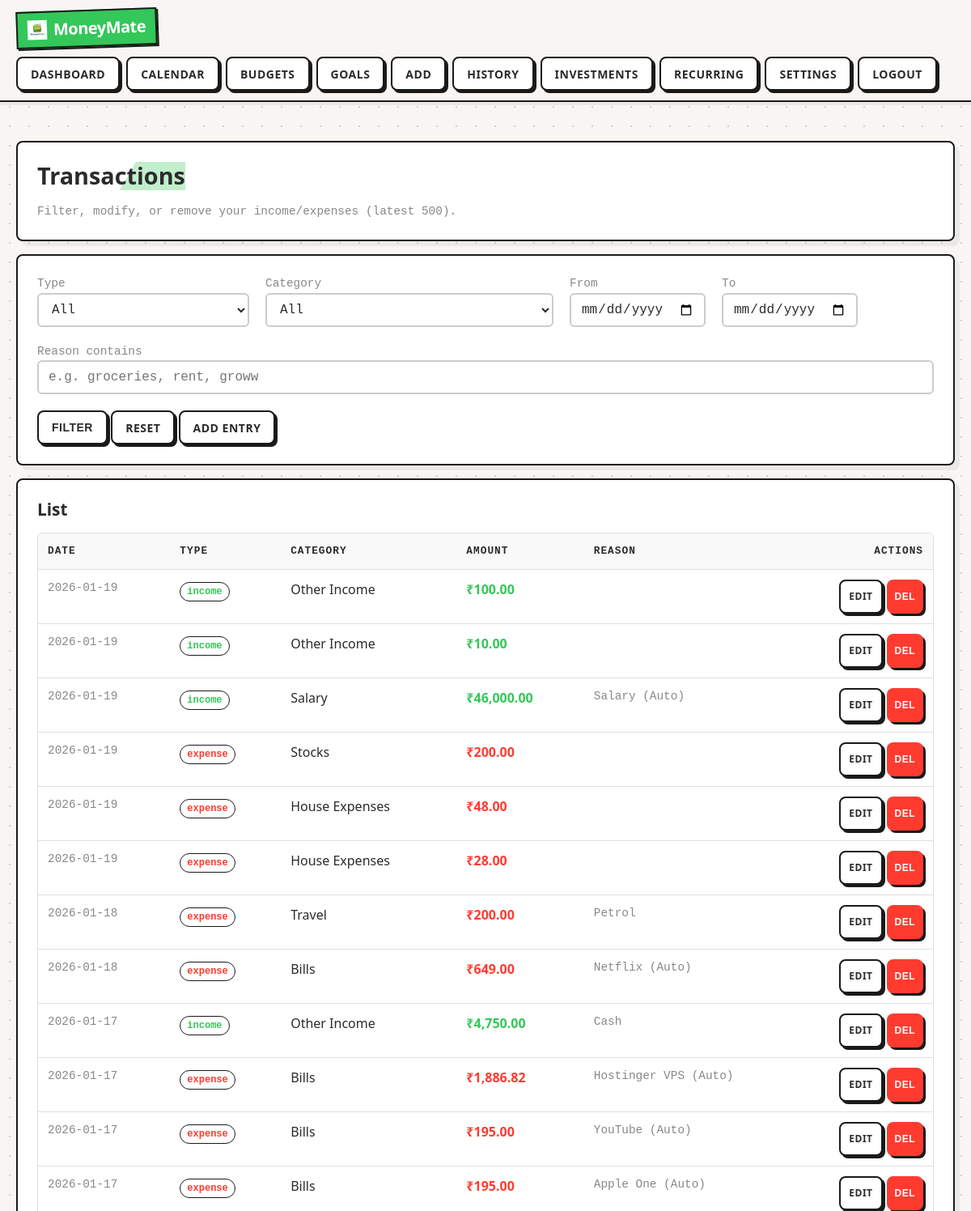
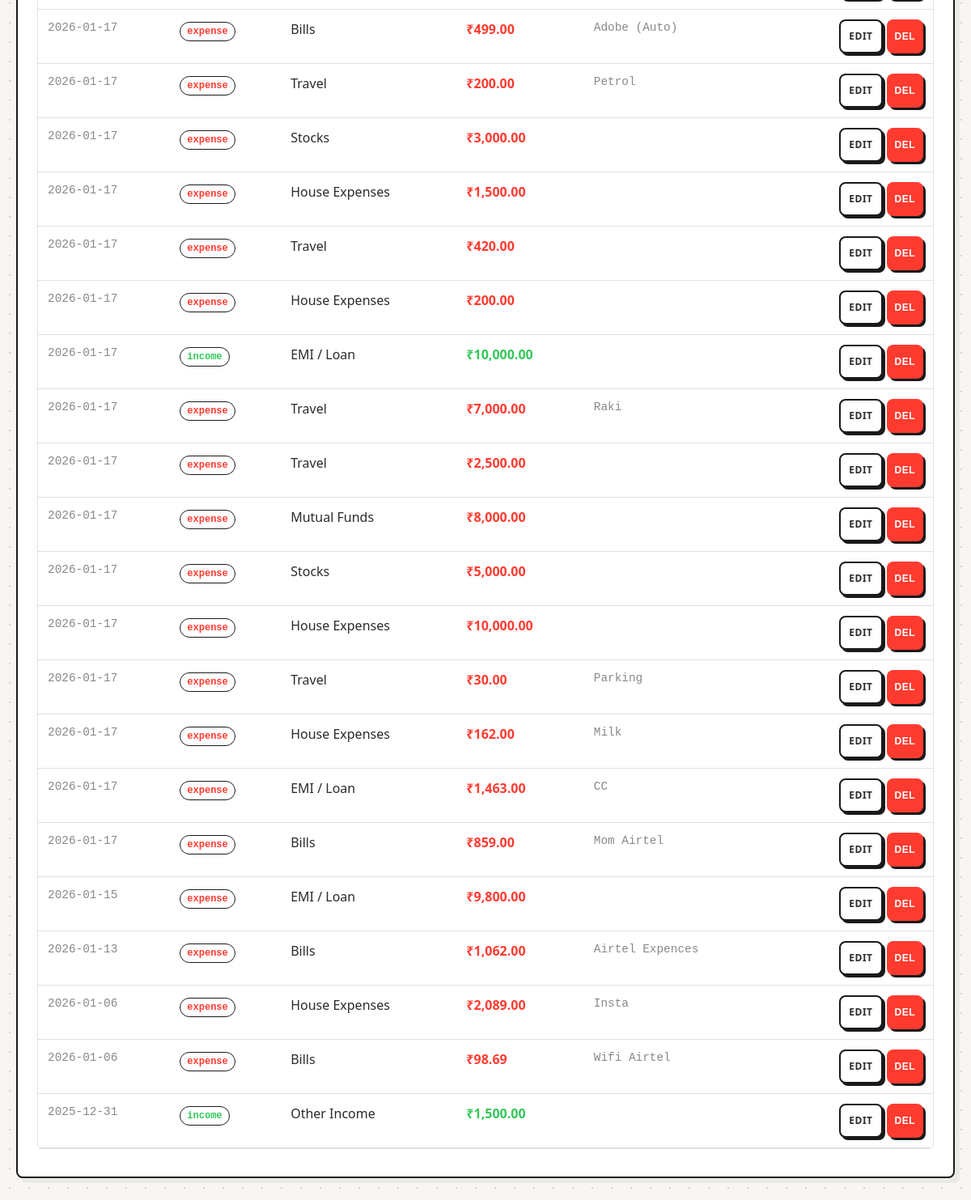
Page /tx_list.php (signed in) on the committed database (2 pictures, top to bottom).
### tables this page shows
CREATE TABLE transactions(
  id INTEGER PRIMARY KEY AUTOINCREMENT,
  user_id INTEGER NOT NULL REFERENCES users(id) ON DELETE CASCADE,
  tx_type TEXT NOT NULL CHECK(tx_type IN ('income','expense')),
  category_id INTEGER NOT NULL REFERENCES categories(id) ON DELETE RESTRICT,
  amount REAL NOT NULL CHECK(amount>=0),
  tx_date TEXT NOT NULL,
  reason TEXT NOT NULL DEFAULT '',
  created_at TEXT NOT NULL DEFAULT (datetime('now'))
);

CREATE TABLE categories(
  id INTEGER PRIMARY KEY AUTOINCREMENT,
  name TEXT NOT NULL UNIQUE,
  kind TEXT NOT NULL CHECK(kind IN ('income','expense','both')) DEFAULT 'expense'
);

### app/auth.php (called while the page is built, shortened)
<?php
function h(string $s): string { return htmlspecialchars($s, ENT_QUOTES, 'UTF-8'); }

### tx_list.php (the view, shortened to what this page needs)
<?php
require_once __DIR__ . '/app/layout.php';
$user = require_login();
$pdo = db();
$from = trim($_GET['from'] ?? '');
$to = trim($_GET['to'] ?? '');
$q = trim($_GET['q'] ?? '');
$where=["t.user_id=?"]; $args=[$user['id']];
$sql="SELECT t.*, c.name as category FROM transactions t JOIN categories c ON c.id=t.category_id
      WHERE ".implode(" AND ",$where)." ORDER BY t.tx_date DESC, t.id DESC LIMIT 500";
$st=$pdo->prepare($sql); $st->execute($args); $rows=$st->fetchAll();
?>
<div class="card">
  <h1>Transactions</h1>
  <div class="muted">Filter, modify, or remove your income/expenses (latest 500).</div>
</div>
<div class="card">
  <form method="get" class="grid">
    <div class="col-3">
      <div class="muted">Type</div>
      <select name="type">
        <option value="">All</option>
      </select>
    </div>
    <div class="col-4">
      <div class="muted">Category</div>
      <select name="cat">
        <option value="0">All</option>
      </select>
    </div>
    <div class="col-2">
      <div class="muted">From</div>
      <input type="date" name="from" value="<?php echo h($from); ?>"/>
    </div>
    <div class="col-2">
      <div class="muted">To</div>
      <input type="date" name="to" value="<?php echo h($to); ?>"/>
    </div>
    <div class="col-12">
      <div class="muted">Reason contains</div>
      <input name="q" value="<?php echo h($q); ?>" placeholder="e.g. groceries, rent, groww"/>
    </div>
    <div class="col-12">
      <button class="btn" type="submit">Filter</button>
      <a class="btn" href="/tx_list.php">Reset</a>
      <a class="btn" href="/tx_add.php">Add Entry</a>
    </div>
  </form>
</div>
<div class="card">
  <h2>List</h2>
  <div class="table-scroll">
      <table>
        <thead>
            <tr>
                <th>Date</th>
                <th>Type</th>
                <th>Category</th>
                <th>Amount</th>
                <th>Reason</th>
                <th style="width:140px; text-align:right;">Actions</th>
            </tr>
        </thead>
        <tbody>
          <?php foreach($rows as $r): ?>
            <tr>
              <td class="muted"><?php echo h($r['tx_date']); ?></td>
              <td><span class="pill <?php echo $r['tx_type']==='income'?'good':'bad'; ?>"><?php echo h($r['tx_type']); ?></span></td>
              <td><?php echo h($r['category']); ?></td>
              <td class="<?php echo $r['tx_type']==='income'?'good':'bad'; ?>">₹<?php echo number_format((float)$r['amount'],2); ?></td>
              <td class="muted"><?php echo h($r['reason']); ?></td>
              <td style="text-align:right;">
                 <div style="display:flex; justify-content:flex-end; gap:5px;">
                     <a href="/tx_add.php?edit=<?php echo $r['id']; ?>" class="btn" style="padding:6px 10px; font-size:12px;">Edit</a>
                     <form method="post" onsubmit="return confirm('Are you sure you want to delete this transaction?');" style="margin:0;">
                        <button type="submit" class="btn bad" style="padding:6px 10px; font-size:12px; background:#ff3b30; color:white; border:none;">Del</button>
                     </form>
                 </div>
              </td>
            </tr>
          <?php endforeach; ?>
        </tbody>
      </table>
  </div>
</div>

### assets/style.css (style rules this page uses)
:root { --bg: #f8f5f2; --card-bg: #ffffff; --text: #2b2b2b; --muted: #888888; --accent: #ff3b30; --accent-green: #34c759; --accent-blue: #007aff; --line-color: #e0e0e0; --border-color: #1a1a1a; --font-body: system-ui, -apple-system, sans-serif; --font-mono: 'Courier New', Courier, monospace; }
* { box-sizing: border-box; }
body { margin: 0; font-family: var(--font-body); background-color: var(--bg); background-image: radial-gradient(#d1d1d1 1px, transparent 1px); background-size: 24px 24px; color: var(--text); line-height: 1.5; padding-bottom: 80px; -webkit-font-smoothing: antialiased; }
a { color: inherit; text-decoration: none; }
.btn { display: inline-flex; align-items: center; justify-content: center; gap: 6px; height: 42px; padding: 0 16px; border: 2px solid var(--border-color); background: white; color: var(--text); font-weight: 700; font-size: 14px; border-radius: 8px; cursor: pointer; box-shadow: 3px 3px 0 var(--border-color); text-transform: uppercase; letter-spacing: 0.5px; transition: transform 0.1s; white-space: nowrap; vertical-align: middle; text-decoration: none; }
.card { background: var(--card-bg); border: 2px solid var(--border-color); border-radius: 8px; padding: 24px; margin: 16px 0; box-shadow: 6px 6px 0 rgba(0,0,0,0.05); }
h1, h2, h3 { margin: 0 0 16px 0; font-weight: 800; line-height: 1.2; }
h1 { font-size: 1.8rem; background: linear-gradient(120deg, transparent 0%, transparent 60%, rgba(52, 199, 89, 0.3) 60%, rgba(52, 199, 89, 0.3) 100%); display: inline-block; }
h2 { font-size: 1.3rem; }
.muted { color: var(--muted); font-size: 0.9rem; font-family: var(--font-mono); }
.grid { display: grid; grid-template-columns: repeat(12, 1fr); gap: 20px; align-items: end; }
[class*="col-"] { grid-column: span 12; }
@media (min-width: 700px) { .col-4 { grid-column: span 6; } }
@media (min-width: 700px) { .col-3 { grid-column: span 6; } }
@media (min-width: 700px) { .col-2 { grid-column: span 4; } }
@media (min-width: 1000px) { .col-12 { grid-column:span 12 } }
@media (min-width: 1000px) { .col-4 { grid-column:span 4 } }
@media (min-width: 1000px) { .col-3 { grid-column:span 3 } }
@media (min-width: 1000px) { .col-2 { grid-column:span 2 } }
input, select, textarea { width: 100%; height: 42px; padding: 8px 12px; border-radius: 6px; border: 2px solid #ccc; background: white; color: var(--text); outline: none; font-family: var(--font-mono); font-size: 1rem; transition: border 0.2s; vertical-align: middle; }
.table-scroll { overflow-x: auto; -webkit-overflow-scrolling: touch; margin-bottom: 10px; border: 1px solid var(--line-color); border-radius: 6px; }
table { width: 100%; border-collapse: collapse; min-width: 600px; }
th, td { padding: 12px; border-bottom: 1px solid var(--line-color); text-align: left; vertical-align: top; }
th { font-family: var(--font-mono); text-transform: uppercase; font-size: 0.8rem; font-weight: 700; letter-spacing: 1px; background: #f9f9f9; }
.pill { display: inline-block; padding: 2px 8px; border: 1px solid var(--border-color); border-radius: 12px; background: #fff; color: var(--text); font-size: 0.75rem; font-weight: 700; font-family: var(--font-mono); white-space: nowrap; }
.good { color: var(--accent-green); font-weight: 700; }
.bad { color: var(--accent); font-weight: 700; }

### rows in the picture
transactions: tx_date "2026-01-19", tx_type "income", category.name "Other Income", amount "100.00"
transactions: tx_date "2026-01-19", tx_type "income", category.name "Other Income", amount "10.00"
transactions: tx_date "2026-01-19", tx_type "income", category.name "Salary", amount "46,000.00", reason "Salary (Auto)"
transactions: tx_date "2026-01-19", tx_type "expense", category.name "Stocks", amount "200.00"
transactions: tx_date "2026-01-19", tx_type "expense", category.name "House Expenses", amount "48.00"
transactions: tx_date "2026-01-19", tx_type "expense", category.name "House Expenses", amount "28.00"
transactions: tx_date "2026-01-18", tx_type "expense", category.name "Travel", amount "200.00", reason "Petrol"
transactions: tx_date "2026-01-18", tx_type "expense", category.name "Bills", amount "649.00", reason "Netflix (Auto)"
transactions: tx_date "2026-01-17", tx_type "income", category.name "Other Income", amount "4,750.00", reason "Cash"
transactions: tx_date "2026-01-17", tx_type "expense", category.name "Bills", amount "1,886.82", reason "Hostinger VPS (Auto)"
transactions: tx_date "2026-01-17", tx_type "expense", category.name "Bills", amount "195.00", reason "YouTube (Auto)"
transactions: tx_date "2026-01-17", tx_type "expense", category.name "Bills", amount "195.00", reason "Apple One (Auto)"
transactions: tx_date "2026-01-17", tx_type "expense", category.name "Bills", amount "499.00", reason "Adobe (Auto)"
transactions: tx_date "2026-01-17", tx_type "expense", category.name "Travel", amount "200.00", reason "Petrol"
transactions: tx_date "2026-01-17", tx_type "expense", category.name "Stocks", amount "3,000.00"
transactions: tx_date "2026-01-17", tx_type "expense", category.name "House Expenses", amount "1,500.00"
transactions: tx_date "2026-01-17", tx_type "expense", category.name "Travel", amount "420.00"
transactions: tx_date "2026-01-17", tx_type "expense", category.name "House Expenses", amount "200.00"
transactions: tx_date "2026-01-17", tx_type "income", category.name "EMI / Loan", amount "10,000.00"
transactions: tx_date "2026-01-17", tx_type "expense", category.name "Travel", amount "7,000.00", reason "Raki"
transactions: tx_date "2026-01-17", tx_type "expense", category.name "Travel", amount "2,500.00"
transactions: tx_date "2026-01-17", tx_type "expense", category.name "Mutual Funds", amount "8,000.00"
transactions: tx_date "2026-01-17", tx_type "expense", category.name "Stocks", amount "5,000.00"
transactions: tx_date "2026-01-17", tx_type "expense", category.name "House Expenses", amount "10,000.00"
transactions: tx_date "2026-01-17", tx_type "expense", category.name "Travel", amount "30.00", reason "Parking"
transactions: tx_date "2026-01-17", tx_type "expense", category.name "House Expenses", amount "162.00", reason "Milk"
transactions: tx_date "2026-01-17", tx_type "expense", category.name "EMI / Loan", amount "1,463.00", reason "CC"
transactions: tx_date "2026-01-17", tx_type "expense", category.name "Bills", amount "859.00", reason "Mom Airtel"
transactions: tx_date "2026-01-15", tx_type "expense", category.name "EMI / Loan", amount "9,800.00"
transactions: tx_date "2026-01-13", tx_type "expense", category.name "Bills", amount "1,062.00", reason "Airtel Expences"
transactions: tx_date "2026-01-06", tx_type "expense", category.name "House Expenses", amount "2,089.00", reason "Insta"
transactions: tx_date "2026-01-06", tx_type "expense", category.name "Bills", amount "98.69", reason "Wifi Airtel"
transactions: tx_date "2025-12-31", tx_type "income", category.name "Other Income", amount "1,500.00"
